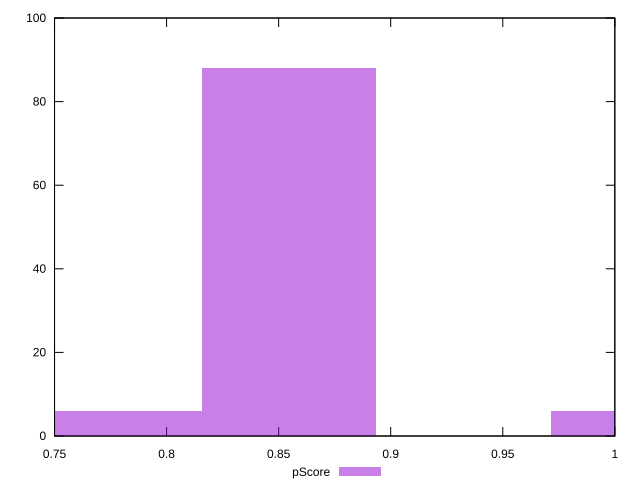

This chart was generated by the following gnuplot code:
reset

$pScore <<EOF
0.8547926080021677 88
0.7770841890928798 6
1.0102094458207438 6
EOF

set key outside below
set boxwidth 0.07770841890928798
set xrange [0.75:1]
set yrange [0:100]
set trange [0:100]
set style fill transparent solid 0.5 noborder
set terminal svg size 640, 490 enhanced background rgb 'white'
set output "report_00026_2021-02-22T21:38:55.199Z/unused-css-rules/samples/pages+cached+noadtech/pScore/histogram.svg"

plot $pScore title "pScore" with boxes

reset
